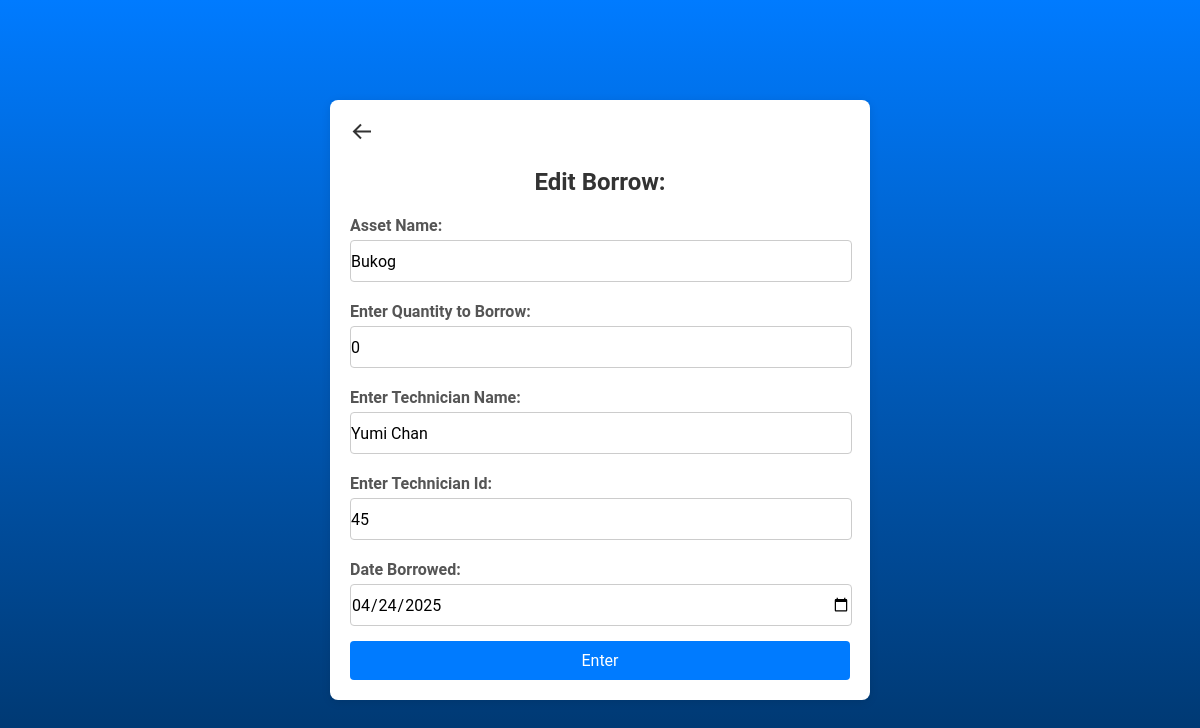
Screenshot of /editBR.php?id=17 with the database file from the repository.
### tables this page shows
CREATE TABLE `tbl_borrowed` (
  `b_id` int(50) NOT NULL,
  `b_assets_name` varchar(100) NOT NULL,
  `b_quantity` int(50) NOT NULL,
  `b_technician_name` varchar(100) NOT NULL,
  `b_date` date NOT NULL,
  `b_technician_id` int(50) NOT NULL
);

### editBR.php (the view, shortened to what this page needs)
<?php
include 'db.php';
$borrow_assetsname = $borrow_quantity = $borrow_techname = $borrow_techid = $borrow_date = "";
if (isset($_GET['id'])) {
    $id = $_GET['id'];
    $sql = "SELECT b_assets_name, b_quantity, b_technician_name, b_technician_id, b_date FROM tbl_borrowed WHERE b_id = ?";
    $stmt = $conn->prepare($sql);
    $stmt->bind_param("i", $id);
    $stmt->execute();
    $result = $stmt->get_result();
    if ($result->num_rows > 0) {
        $row = $result->fetch_assoc();
        $borrow_assetsname = $row['b_assets_name'];
        $borrow_quantity = $row['b_quantity'];
        $borrow_techname = $row['b_technician_name'];
        $borrow_techid = $row['b_technician_id'];
        $borrow_date = $row['b_date'];
    }
}
?>
<!DOCTYPE html>
<html lang="en">
<head>
    <link rel="stylesheet" href="borrow.css">
    <link href='https://unpkg.com/boxicons@2.1.4/css/boxicons.min.css' rel='stylesheet'>
</head>
<body>
    <div class="wrapper">
        <div class="container">
            <a href="borrowedT.php" class="back-icon">
                <i class='bx bx-arrow-back'></i>
            </a>
            <h1>Edit Borrow:</h1>
            <form method="POST" action="" class="form">
                <div class="form-row">
                    <label for="asset_name">Asset Name:</label>
                    <input type="text" id="asset_name" name="asset_name" placeholder="Asset Name" value="<?php echo htmlspecialchars($borrow_assetsname); ?>" required>
                </div>
                <div class="form-row">
                    <label for="borrow_quantity">Enter Quantity to Borrow:</label>
                    <input type="text" id="borrow_quantity" name="borrow_quantity" placeholder="Quantity" value="<?php echo htmlspecialchars($borrow_quantity); ?>" required>
                </div>
                <div class="form-row">
                    <label for="tech_name">Enter Technician Name:</label>
                    <input type="text" id="tech_name" name="tech_name" placeholder="Technician Name" value="<?php echo htmlspecialchars($borrow_techname); ?>" required>
                </div>
                <div class="form-row">
                    <label for="tech_id">Enter Technician Id:</label>
                    <input type="text" id="tech_id" name="tech_id" placeholder="Technician Id" value="<?php echo htmlspecialchars($borrow_techid); ?>" required>
                </div>
                <div class="form-row">
                    <label for="date">Date Borrowed:</label>
                    <input type="date" id="date" name="date" value="<?php echo htmlspecialchars($borrow_date); ?>" required>
                </div>
                <button type="submit">Enter</button>
            </form>
        </div>
    </div>
</body>
</html>

### borrow.css (style rules this page uses)
* { margin: 0; padding: 0; font-family: 'Roboto', sans-serif; }
body { background: linear-gradient(to bottom, #007BFF, #003366); margin: 0; padding: 0; }
:root { --bg-color: #f0f4f8; --container-color: #ffffff; --text-color: #333333; --hover-color: #8F0B13; --button-color: #681304; --border-color: rgb(5, 114, 202); }
.wrapper { display: flex; justify-content: center; align-items: center; height: 100vh; width: 100vw; }
.container { background-color: #fff; padding: 20px; border-radius: 8px; box-shadow: 0 2px 10px rgba(0, 0, 0, 0.1); width: 500px; }
.back-icon { display: inline-block; margin-bottom: 20px; text-decoration: none; color: #333; font-size: 24px; }
.back-icon i { transition: color 0.3s; }
h1 { text-align: center; margin-bottom: 20px; font-size: 24px; color: #333; }
.form { display: flex; flex-direction: column; }
.form-row { margin-bottom: 15px; }
label { margin-bottom: 10px; font-weight: bold; color: #555; }
input[type="text"], input[type="date"], select { margin-top: 5px; width: 100%; height: 40px; border: 1px solid #ccc; border-radius: 4px; font-size: 16px; transition: border-color 0.3s; }
input::placeholder, textarea::placeholder { color: #aaa; font-style: italic; opacity: 1; }
button { padding: 10px; background-color: #007bff; color: #fff; border: none; border-radius: 4px; font-size: 16px; cursor: pointer; transition: background-color 0.3s; }
.back-icon { display: inline-block; margin-bottom: 20px; text-decoration: none; color: #333; font-size: 24px; text-align: left; transition: color 0.3s ease, transform 0.3s ease; }

### rows the page displays
tbl_borrowed: asset_name "Bukog", borrow_quantity "0", tech_name "Yumi Chan", tech_id "45", date "04/24/2025"
